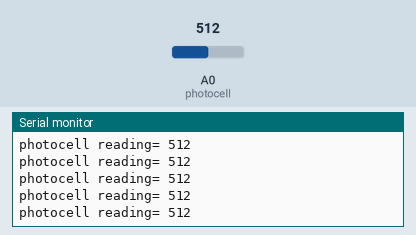
Simulated run of this sketch. Board: Arduino Uno, built with avr-gcc and run on an emulated ATmega328P. Parts: the last lines printed to the serial monitor. The test bench sets the inputs (shaded band); at power-on: A0 (photocell) = 512.

Above: at 1.2 s.
1.3 s: A0 (photocell) set to 988
At 2.4 s:
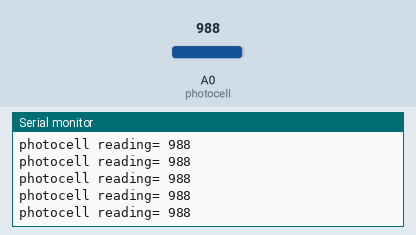
4.3 s: A0 (photocell) set to 1011
At 5.2 s:
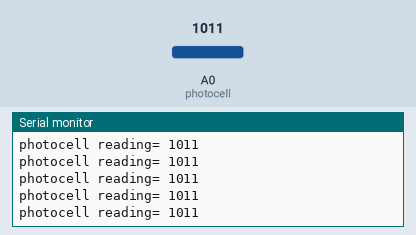
14.8 s: A0 (photocell) set to 11
At 15.4 s:
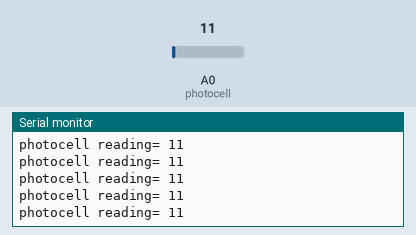
16.3 s: A0 (photocell) set to 8
At 17.1 s:
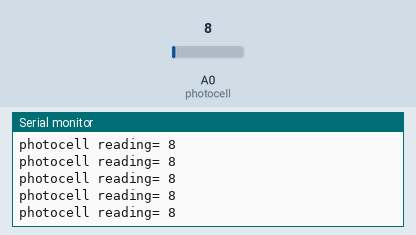
Timing chart, 0 to 19.3 s (numbered marks = the images above; inputs shaded):
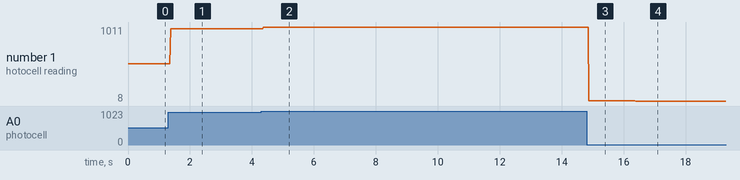

The sketch:

photocell.ino
```cpp
int photocell=A0;
int photocellreading;

void setup() {
Serial.begin(9600);

}

void loop() {
photocellreading=analogRead(photocell);
Serial.print("photocell reading= ");
Serial.println(photocellreading);
}
```

Measured:
- after the input at 1.3 s, the serial monitor: prints a new line after 0.07 s (image 1)
- after the input at 4.3 s, the serial monitor: prints a new line after 0.07 s (image 2)
- after the input at 14.8 s, the serial monitor: prints a new line after 0.07 s (image 3)
- after the input at 16.3 s, the serial monitor: prints a new line after 0.08 s (image 4)
- plotted number 1: 512 → 988 after the input at 1.3 s, 988 → 1011 after the input at 4.3 s, 1011 → 11 after the input at 14.8 s, 11 → 8 after the input at 16.3 s
